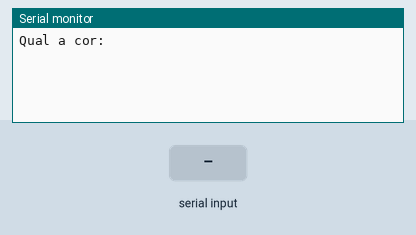
Simulated run of this sketch. Board: Arduino Uno, built with avr-gcc and run on an emulated ATmega328P. On the bench: the last lines printed to the serial monitor. The test bench sets the inputs (shaded band).

Above: at 1.2 s.
1.3 s: "verde" received over Serial
At 3.4 s:
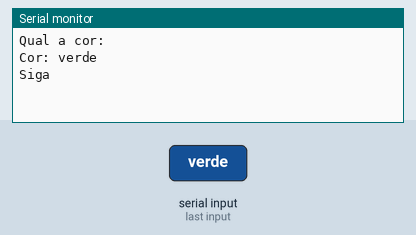
3.8 s: "1" received over Serial
At 6.7 s:
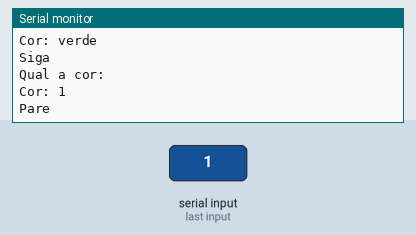

Measured:
- after the input at 1.3 s, the serial monitor: prints a new line after 1.0 s (image 1)
- after the input at 3.8 s, the serial monitor: prints a new line after 1.5 s (image 2)

The sketch:

cor_de_sem_foro1.ino
```cpp
// C++ code
//
String cor = " ";
String cor2 = " ";

void setup()
{
  Serial.begin(9600);
}

void loop()
{
  Serial.println("Qual a cor: ");
  while( !Serial.available() );
  cor = Serial.readString();
  Serial.println("Cor: " + cor);


  if( cor == "verde" ){
    Serial.println("Siga");
  } else {
    Serial.println("Pare");
  }

  delay(2000);
}  
```
